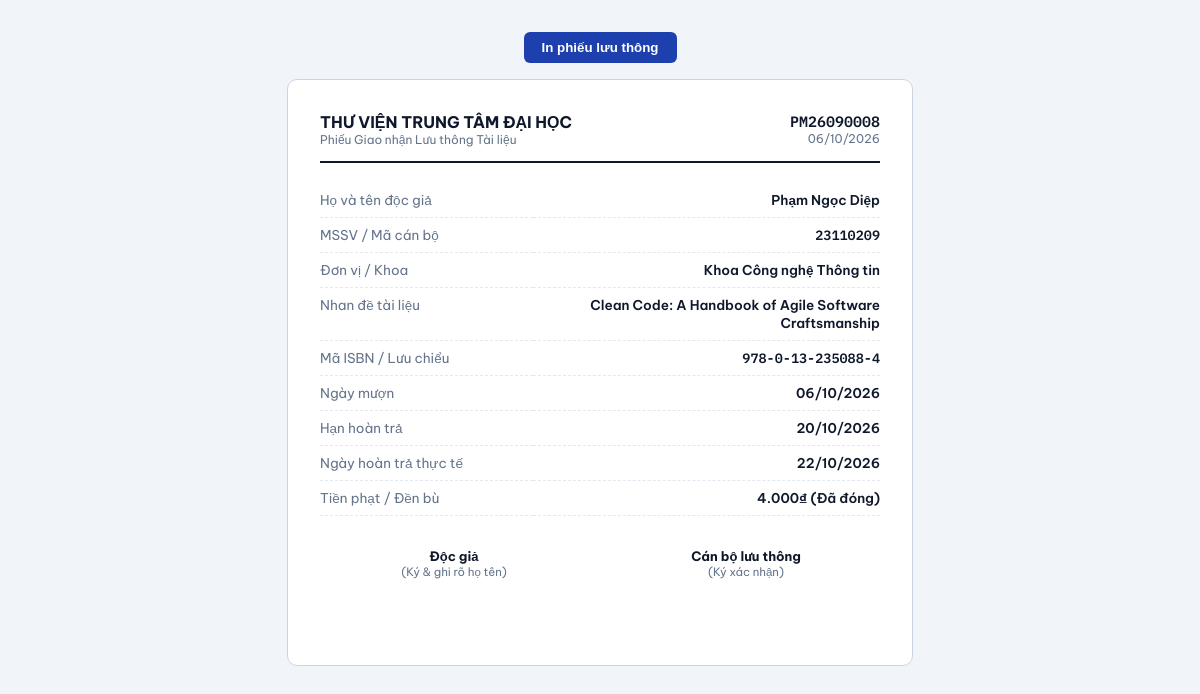
The app's page /loans/8/print (signed in), older data.
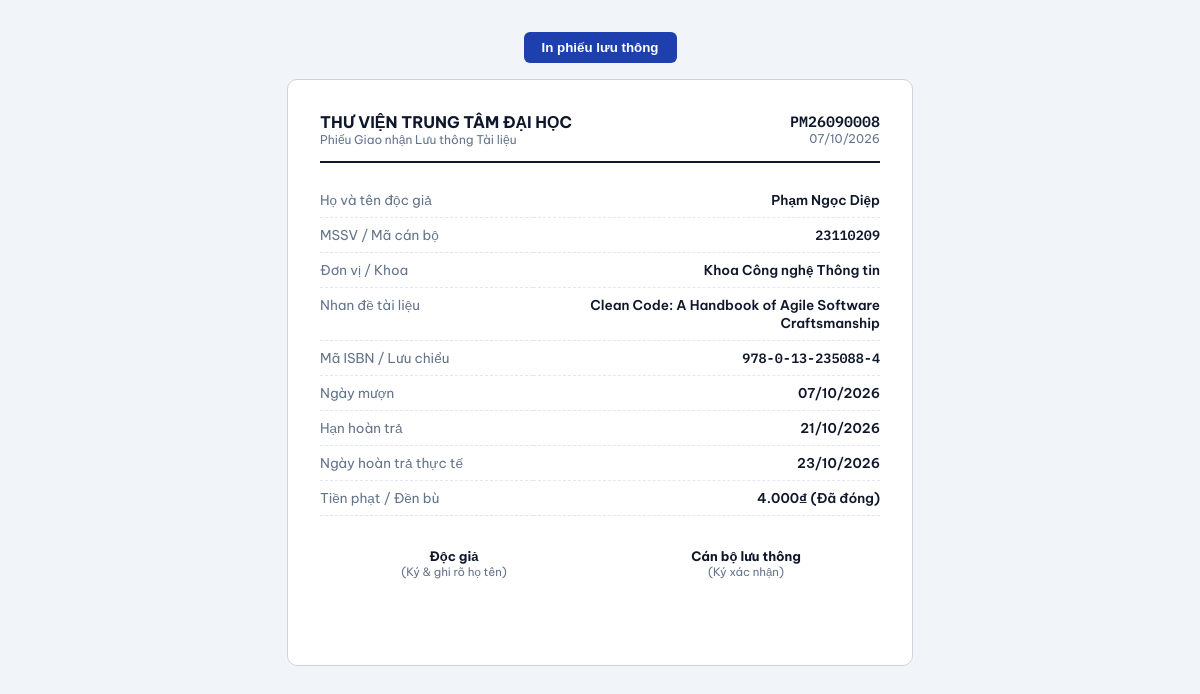
The same page, newer data.
### app/models/loan.py (models this page shows, shortened)
class Loan(db.Model):
    __tablename__ = 'loans'
    id = db.Column(db.Integer, primary_key=True)
    loan_code = db.Column(db.String(30), unique=True, nullable=False, index=True)
    book_id = db.Column(db.Integer, db.ForeignKey('books.id'), nullable=False, index=True)
    member_id = db.Column(db.Integer, db.ForeignKey('members.id'), nullable=False, index=True)
    librarian_id = db.Column(db.Integer, db.ForeignKey('users.id'))
    loan_date = db.Column(db.Date, nullable=False, default=date.today)
    due_date = db.Column(db.Date, nullable=False)
    return_date = db.Column(db.Date)
    status = db.Column(db.String(20), default='borrowed', index=True)
    renewal_count = db.Column(db.Integer, default=0)
    fine_amount = db.Column(db.Float, default=0)
    fine_paid = db.Column(db.Boolean, default=False)
    fine_reason = db.Column(db.String(50))  # overdue, lost, damaged
    fine_paid_at = db.Column(db.DateTime)
    notes = db.Column(db.Text)
    condition_out = db.Column(db.String(50), default='good')  # good, fair, poor
    condition_in = db.Column(db.String(50))
    created_at = db.Column(db.DateTime, default=datetime.utcnow)
    updated_at = db.Column(db.DateTime, default=datetime.utcnow, onupdate=datetime.utcnow)

### app/web/loans.py (the view)
@loans_bp.route('/<int:loan_id>/print')
@login_required
def print_slip(loan_id):
    loan = LoanService.get_loan_by_id(loan_id)
    return render_template('loans/print_slip.html', loan=loan)

### app/models/user.py (called while the page is built)
@login_manager.user_loader
def load_user(user_id):
    user = db.session.get(User, int(user_id))
    return user if user and user.is_active else None

### app/service_access.py (called while the page is built)
def service_router(local, remote):
    class Router:
        def __getattr__(self, name):
            target = remote if current_app.config.get('USE_SERVICE_CLIENTS') else local
            return getattr(target, name)
    return Router()

### app/services/loan_service.py (called while the page is built)
    @staticmethod
    def get_loan_by_id(loan_id):
        return db.get_or_404(Loan, loan_id)

### app/templates/loans/print_slip.html (shortened to what this page needs)
<!DOCTYPE html>
<html lang="vi">
<head>
</head>
<body>
    <div class="no-print">
        <button class="btn-p" onclick="window.print()">In phiếu lưu thông</button>
    </div>
    <div class="slip">
        <div class="slip-head">
            <div>
                <div style="font-weight:700;font-size:16px">THƯ VIỆN TRUNG TÂM ĐẠI HỌC</div>
                <div style="font-size:12px;color:#64748B">Phiếu Giao nhận Lưu thông Tài liệu</div>
            </div>
            <div style="text-align:right">
                <div class="mono" style="font-size:15px">{{ loan.loan_code }}</div>
                <div style="font-size:12px;color:#64748B">{{ loan.loan_date | fmt_date }}</div>
            </div>
        </div>
        <table>
            <tr><td>Họ và tên độc giả</td><td>{{ loan.member.full_name if loan.member else '—' }}</td></tr>
            <tr><td>MSSV / Mã cán bộ</td><td class="mono">{{ loan.member.student_id or loan.member.member_code if loan.member else '—' }}</td></tr>
            <tr><td>Đơn vị / Khoa</td><td>{{ loan.member.faculty or '—' if loan.member else '—' }}</td></tr>
            <tr><td>Nhan đề tài liệu</td><td>{{ loan.book.title if loan.book else '—' }}</td></tr>
            <tr><td>Mã ISBN / Lưu chiểu</td><td class="mono">{{ loan.book.isbn if loan.book else '—' }}</td></tr>
            <tr><td>Ngày mượn</td><td>{{ loan.loan_date | fmt_date }}</td></tr>
            <tr><td>Hạn hoàn trả</td><td>{{ loan.due_date | fmt_date }}</td></tr>
            <tr><td>Ngày hoàn trả thực tế</td><td>{{ loan.return_date | fmt_date }}</td></tr>
            {% if loan.fine_amount and loan.fine_amount > 0 %}
            <tr><td>Tiền phạt / Đền bù</td><td>{{ loan.fine_amount | vnd }} ({{ 'Đã đóng' if loan.fine_paid else 'Chưa đóng' }})</td></tr>
            {% endif %}
        </table>
        <div class="signs">
            <div>
                <strong>Độc giả</strong>
                <div style="color:#64748B;font-size:11.5px;margin-bottom:54px">(Ký & ghi rõ họ tên)</div>
            </div>
            <div>
                <strong>Cán bộ lưu thông</strong>
                <div style="color:#64748B;font-size:11.5px;margin-bottom:54px">(Ký xác nhận)</div>
            </div>
        </div>
    </div>
</body>
</html>

Row changes from the older to the newer data that the page shows:
changed Loan "PM26090008": loan_date|fmt_date "06/10/2026" → "07/10/2026"; due_date|fmt_date "20/10/2026" → "21/10/2026"; return_date|fmt_date "22/10/2026" → "23/10/2026"
